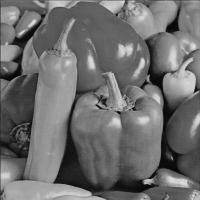
%> input picture Lecciones/Leccion08 13-05-2020/peppers.jpg, 200 x 200 px
$ octave ejemplo1.m   (GNU Octave 9; MATLAB toolbox functions it lacks are replaced by stand-ins)
%> lines starting %> are read from the running program, lines starting %| are printed output that depends on the picture
clc; clear;
pkg load image;

% Ejemplo 1 sobre Histogramas
A = imread('peppers.jpg');
%> A is the input picture: size 200x200 uint8; min 0, max 227, mean 109.9
subplot(2, 2, 1);
imshow(A);

% Forma 1 de calcular el histograma
h1 = zeros(256, 1); %h1 = [h(0) h(1) h(2) ... h(255)]
[m, n] = size(A);
%> m = 200; n = 200
tic % Calcular el tiempo de la forma 1
for i = 1:m
  for j = 1:n
    h1(A(i, j) + 1) = h1(A(i, j) + 1) + 1;
  endfor
endfor
%> after the loop, h1 = 256 values, max 606 at index 99, min 0 at index 226, mean 156.2

subplot(2, 2, 2);
bar(0:255, h1);
title('Forma 1');
xlim([0 255]); % Comando para limitar  los limites del eje x
t1 = toc;

% Forma 2 de calcular el histograma
h2 = zeros(256, 1);

tic % Calcular el tiempo de la forma 2
for i = 0:255
  h2(i+1) = sum(sum(A==i));
endfor
%> after the loop, h2 has the same summary as h1

subplot(2, 2, 3);
bar(0:255, h2);
title('Forma 2');
xlim([0 255]); % Comando para limitar  los limites del eje x
t2 = toc;

% Forma 3 de calcular el histograma
subplot(2, 2, 4)
tic % Calcular el tiempo de la forma 3
imhist(A); % Comando de Octave para graficar el histograma
title('Forma 3');
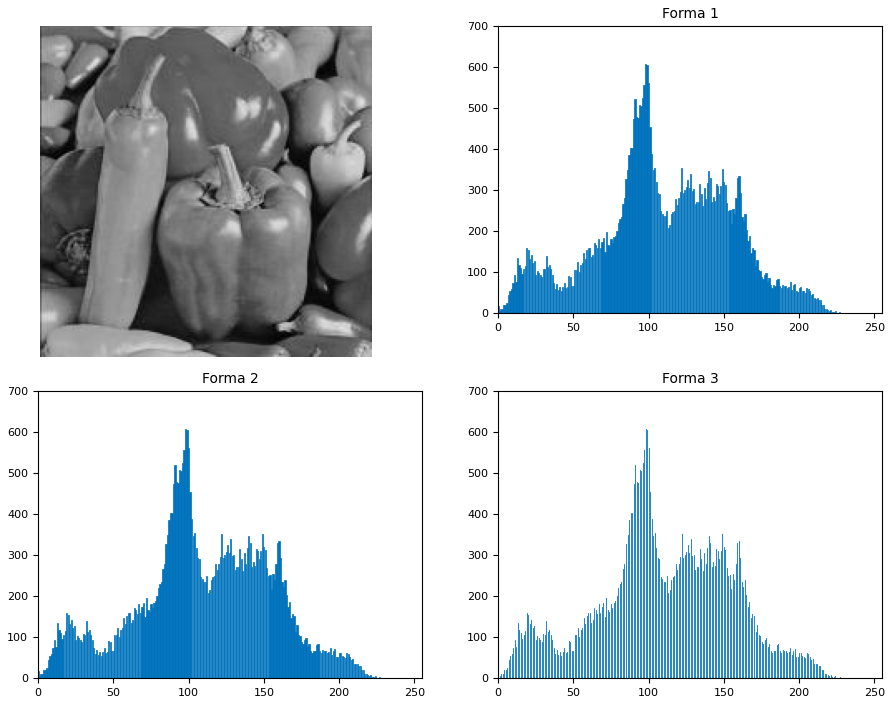
%> figure redrawn from the program's plot data, 4 panels
t3 = toc;
